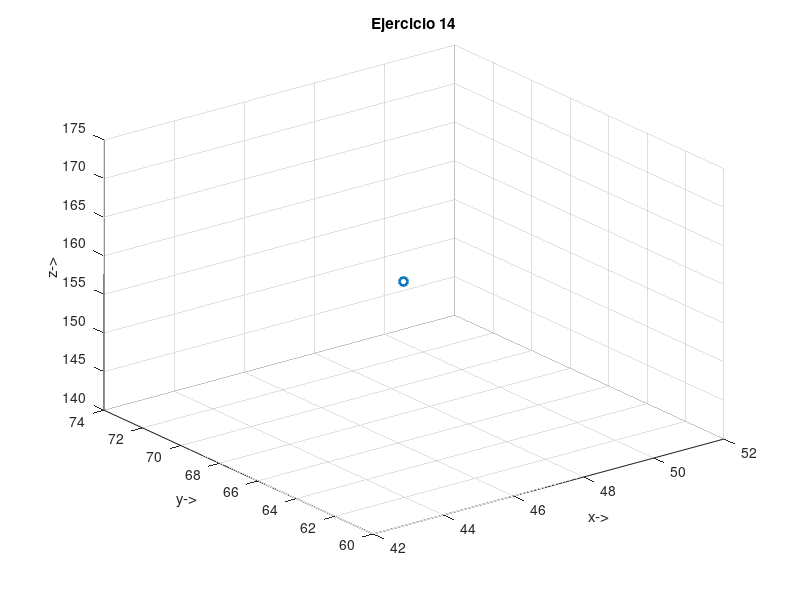

MATLAB code for this plot:
Ruvw = [12.4; 76.6; 90.8; 1]

X =  [ 1 0 0 34.4;
      0 cosd(23) -sind(23) 32.15;
      0 sind(23) cosd(23) 45.06;
      0 0 0 1]
M = X*Ruvw
#print(x)
#plot3(46.8105,5.6000,28.4257,".o","LineWidth",2)

plot3(M(1,1),M(2,1),M(3,1),".o","LineWidth",2)
ylabel("y->")
xlabel("x->")
zlabel("z->")
title("Ejercicio 14")
grid("on")